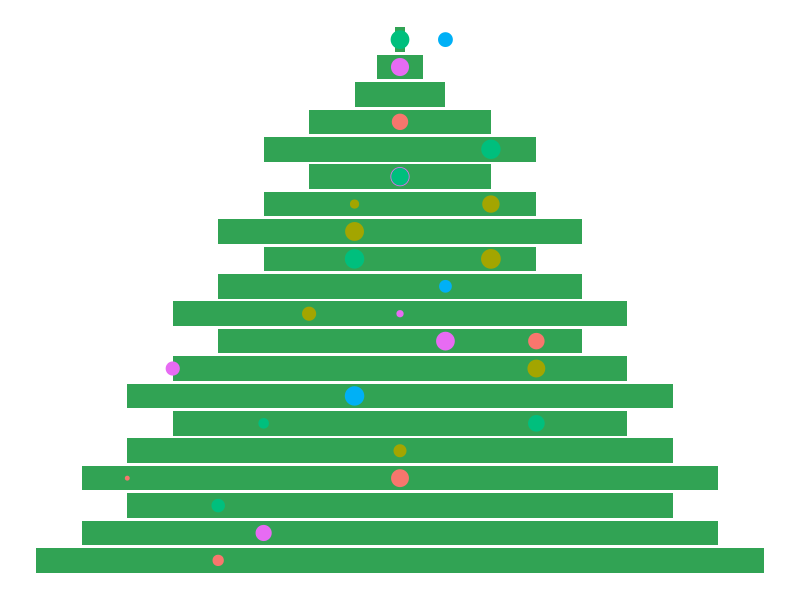

Recreate this plot in R.
## ---- chunk 1
knitr::opts_chunk$set(echo = TRUE)

library(tidyverse)
library(lubridate)
library(scales)
library(readxl)
library(knitr)
library(kableExtra)

curr_year <- year(Sys.Date())
year_limit <- 15


## ---- chunk 2

# Credit to http://www.theanalyticslab.nl/2016/12/25/christmas-tree-with-ggplot/ for the Christmas tree code #

rm(list = ls())
library(ggplot2)

# create data
x <- c(8,7,6,7,6,5,6,5,4,5,4,3,4,3,2,3,2,1,0.5,0.1)

dat1 <- data.frame(x1 = 1:length(x), x2 = x)
dat2 <- data.frame(x1 = 1:length(x), x2 = -x)
dat1$xvar <- dat2$xvar <- NA
dat1$yvar <- dat2$yvar <- NA
dat1$siz <- dat2$siz <- NA
dat1$col <- dat2$col <- NA

# set threshold for christmas balls
dec_threshold = -0.5

# create random places, sizes and colors for christmas balls
set.seed(2512)
for (row in 1:nrow(dat1)){
  
  if (rnorm(1) > dec_threshold){
    
    dat1$xvar[row] <- row 
    dat1$yvar[row] <- sample(1:dat1$x2[row]-1,1)
    dat1$siz[row] <- runif(1,0.5,1.5)
    dat1$col[row] <- sample(1:5, 1)
  }
  
  if (rnorm(1) > dec_threshold){
    
    dat2$xvar[row] <- row 
    dat2$yvar[row] <- sample(1:dat2$x2[row],1)
    dat2$siz[row] <- runif(1,0.5,1.5)
    dat2$col[row] <- sample(1:5, 1)
  }
}

# plot the christmas tree  
ggplot() + 
  geom_bar(data = dat1, aes(x=x1, y=x2),stat = "identity", fill = '#31a354', na.rm=TRUE) +
  geom_bar(data = dat2, aes(x=x1, y=x2),stat = "identity", fill = '#31a354', na.rm=TRUE) +
  geom_point(data = dat1,aes(x = xvar, y = yvar, size = siz, colour = as.factor(col)), na.rm=TRUE) +
  geom_point(data = dat2,aes(x = xvar, y = yvar, size = siz, colour = as.factor(col)), na.rm=TRUE) +
  coord_flip() + theme_void()+ theme(legend.position="none",
                                        axis.title.x=element_blank(),
                                        axis.text.x=element_blank(),
                                        axis.ticks.x=element_blank(),
                                        axis.title.y=element_blank(),
                                        axis.text.y=element_blank(),
                                        axis.ticks.y=element_blank()) 

## ---- chunk 3

# Read in list of names
fam <- as.tibble(read_excel("./xmas_list.xlsx"))

# Let's arrange in alphabetical order
fam <- fam %>% select(Name, everything()) %>% arrange(Name)

# Display participants
fam %>% kable(align='l') %>% kable_styling(bootstrap_options = "striped")

## ---- chunk 4

famID <- fam %>%
       # Assign ID to each person
       mutate(ID = sample(seq(100,200), length(fam$Name), replace=FALSE)) %>% 
       select(ID) %>%
       # Randomly draw every ID 
       mutate(ID = sample(ID)) %>%     
      # Pick the next ID in list as their partner
       mutate(Partner_ID = lag(ID))  

# Assign remaining partner to first person in list
famID$Partner_ID[1] <- famID$ID[nrow(famID)]                               

# Show table
famID %>% kable(align='l') %>% kable_styling(bootstrap_options = "striped")


## ---- chunk 5

# Set seed for reproducing matches - good luck guessing my number :)
# set.seed()

fam <- fam %>%
       select(Name) %>%
       mutate(Name = sample(Name)) %>%     
       mutate(Partner = lag(Name))  
       
fam$Partner[1] <- fam$Name[nrow(fam)]  

## ---- chunk 6

fam %>% arrange(Name) %>% kable(align='l') %>% kable_styling(bootstrap_options = "striped")
